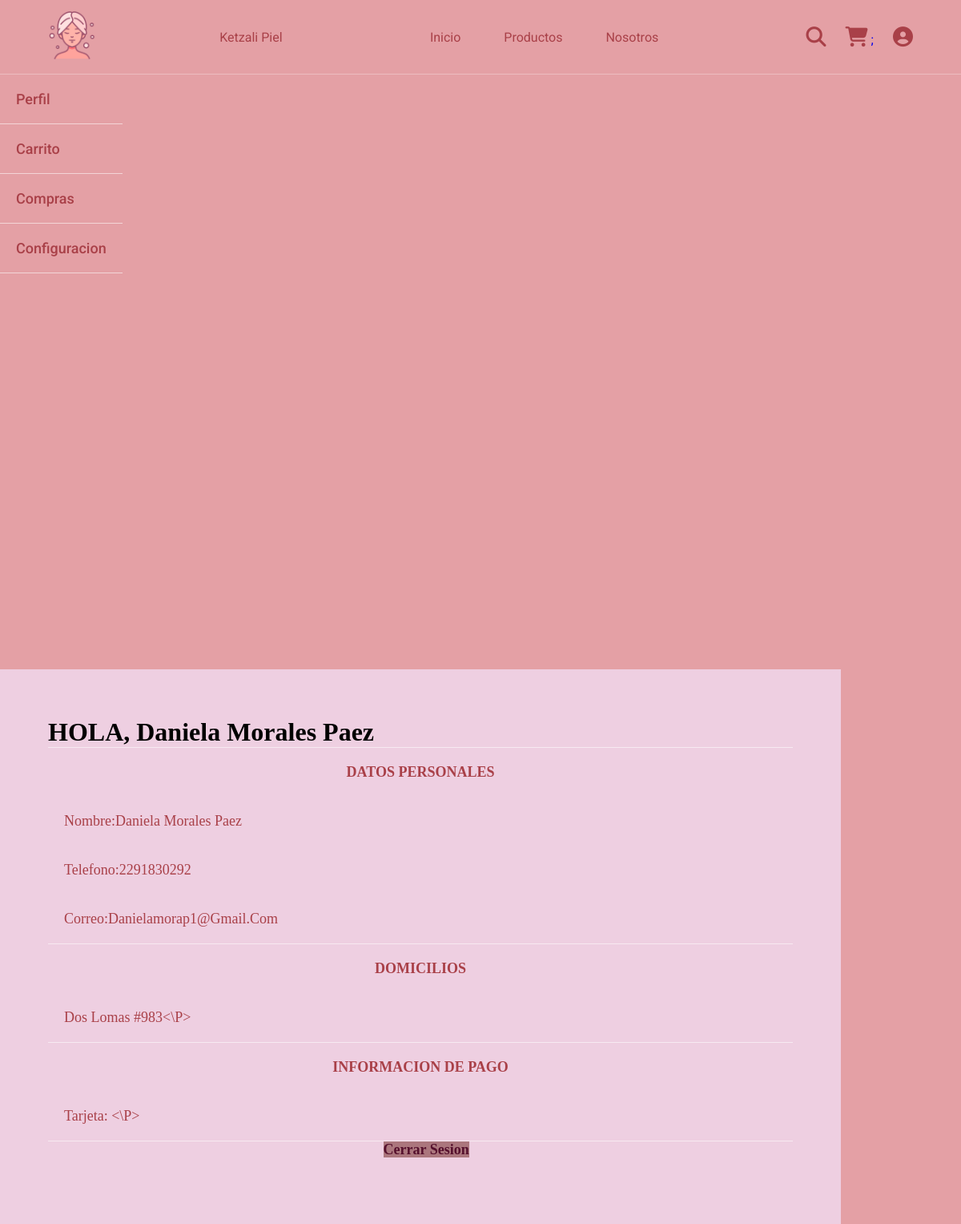
Page /Usuario/perfil.php (signed in) on the committed database.
### tables this page shows
create table Usuario(
ID_U mediumint(7) unsigned not null AUTO_INCREMENT,
nombreU varchar (60) not null,
contrasena varchar (10) not null,
correoU varchar (50) not null,
telefono varchar (15),
numTarjeta varchar(16),
domicilio varchar (200),
primary key (ID_U)
);

### Usuario/perfil.php (the view, shortened to what this page needs)
<?php
$db = new Conexion();
$con = $db->conectar();
$id = $_SESSION['id_usuario'];
$sql = $con->prepare("SELECT * FROM usuario WHERE ID_U = $id");
$sql->execute();
$resultado = $sql->fetchAll(PDO::FETCH_ASSOC);
$name = $resultado[0]['nombreU'];
$tel = $resultado[0]['telefono'];
$email = $resultado[0]['correoU'];
$pago = $resultado[0]['tarjeta'];
$dom = $resultado[0]['domicilio'];
?>
<!DOCTYPE html>
<HTMl:5>
    <head>
        <link rel="stylesheet" href="..\style.css">
        <link rel="stylesheet" href="https://cdnjs.cloudflare.com/ajax/libs/font-awesome/6.3.0/css/all.min.css">
    </head>
    <body>
        <header class="header">
            <?php include 'navbar.php'; ?>
        </header>
        <div class="barraDeUsuario">
            <nav class="navbar">
                <a href="perfil.php">Perfil</a>
                <a href="carrito.php">Carrito</a>
                <a href="compras.php">Compras</a>
                <a href="configuracion.php">Configuracion</a>
            </nav>
        </div>
        <div class="dataArea">
            <?php
                echo "<div class='pSection'>
                <h1>HOLA, $name</h1>
                </div>";
            ?>
            <div class="pSection">
                <h3>DATOS PERSONALES</h3>
                <?php
                echo '<p>Nombre:' . $name . '</p>
                <p>Telefono:' . $tel . '</p>
                <p>Correo:' . $email . '</p>'
                ?>
            </div>
            <div class="pSection">
                <h3>DOMICILIOS</h3>
                <?php
                echo '<div class="minSection";>
                <p>' . $dom . '<\p></div>';
                ?>
            </div>
            <div class="pSection">
                <h3>INFORMACION DE PAGO</h3>
                <?php
                echo '<div class = "minSection";>
                <p>Tarjeta: ' . $pago . ' <\p><br>
                </div>';
                ?>
            </div>
            <a class="salir" href="salir.php">Cerrar Sesion</a>
        </div>
    </body>
</HTML:5>

### style.css (style rules this page uses)
:root { --main-color: #F7E2E5; --black: #13131a; --bg: #E4A0A5; --border:.1rem solid rgba(255,255,255,.3); }
* { margin: 0; padding: 0; box-sizing: border-box; outline: none; border: none; text-decoration: none; text-transform: capitalize; transition: .2s linear; }
html { font-size: 62.5%; overflow-x: hidden; scroll-padding-top: 9rem; scroll-behavior: smooth; }
body { background: var(--bg); }
.header { font-family: 'Roboto', sans-serif; background: var(--bg); display: flex; align-items: center; justify-content: space-between; padding: 1.4rem 5%; border-bottom: var(--border); position: fixed; top:0; left: 0; right: 0; z-index: 1000; }
.barraDeUsuario { margin-top: 93px; background: #e4a0a5; max-width: 25%; min-height: 86.5vh; padding: 0; float: left; }
.barraDeUsuario a { color: #A94048; font-size: large; }
.barraDeUsuario nav a { display: block; padding: 20px; font-family: Roboto, sans-serif; font-weight: 500; border-bottom: 1px solid rgba(255, 255, 255, 0.555); }
.dataArea { padding: 5%; padding-top: none; background-color: #eecfe1; margin-top: 50px; width:87.5%; min-height: 86.5vh; float: left; }
.dataArea p { font-size: large; color: #A94048; text-align:left; padding: 20px; }
.dataArea h3 { font-size: large; color: #A94048; text-align:center; padding: 20px; }
.pSection { border-bottom: 1px solid rgba(255, 255, 255, 0.555); }
.salir { font-weight: bold; width: 80%; height: 40px; background: #7c393996; border: none; color: rgb(85, 16, 45); margin-bottom: 16px; margin-top: 10px; text-align: center; font-size: large; margin-left: 45%; }
.minSection p { display: flex; flex-direction: column; }

### rows in the picture
usuario: nombreU "Daniela Morales Paez", telefono "2291830292", correoU "Danielamorap1@gmail.com", domicilio "Dos Lomas #983"
